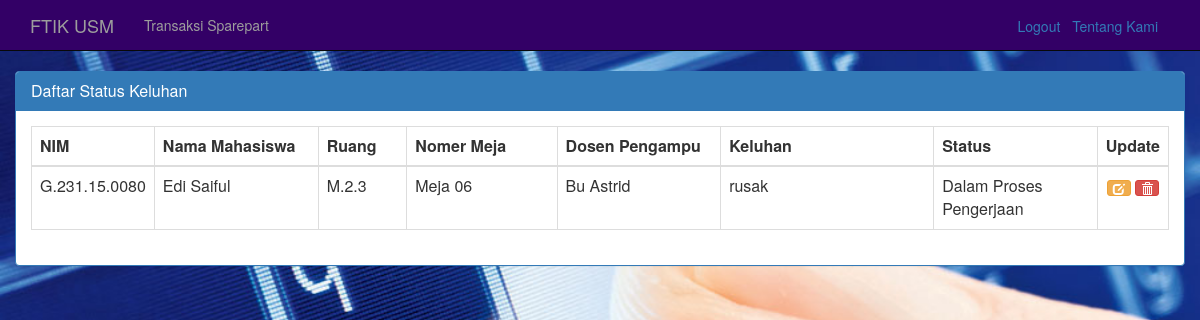
The page /index.php/teknisi_c on the database its author committed.
### tables this page shows
CREATE TABLE IF NOT EXISTS `keluhan` (
  `Id_trx` int(11) NOT NULL,
  `NIM` varchar(20) NOT NULL DEFAULT '',
  `nama` varchar(50) NOT NULL,
  `ruang` varchar(20) NOT NULL,
  `nomer_meja` varchar(8) NOT NULL,
  `dosen_pengampu` varchar(50) NOT NULL,
  `Keluhan` varchar(100) NOT NULL,
  `status` varchar(25) DEFAULT NULL
);

### application/controllers/teknisi_c.php (called while the page is built, shortened)
<?php
class teknisi_c extends CI_Controller {
		function __construct() {
		$this->load->model('teknisi_m');
		}
	function index()
	{
		$rs_data['result'] = $this->teknisi_m->get_data();
		$this->load->view('teknisi/teknisi_v', $rs_data);
	}
}

### index.php (called while the page is built, shortened)
<?php
require_once BASEPATH.'core/CodeIgniter.php';

### application/models/teknisi_m.php (called while the page is built, shortened)
<?php
    class teknisi_m extends CI_Model {
	function get_data(){
		$sql = "SELECT NIM, nama, ruang, nomer_meja, dosen_pengampu, Keluhan, status FROM keluhan where keluhan = 'rusak'";
		$query = $this->db->query($sql);
		if ($query->num_rows() > 0) {
			$result = $query->result_array();
			return $result;
	} else {
			return array();
	}
	}
	}

### application/views/teknisi/teknisi_v.php (the view, shortened to what this page needs)
<html>
<head>
 <link rel="stylesheet" media="all" href="<?php echo base_url()?>assets/union/css/bootstrap.css" type="text/css">
 <link rel="stylesheet" media="all" href="<?php echo base_url()?>assets/union/css/bootstrap.min.css" type="text/css">
</head>
<body >
   <nav class="navbar navbar-inverse navbar-static-top" id="mainNav">
      <div class="container">
        <div class="navbar-header">
          <a class="navbar-brand" href="home.php">FTIK USM</a>
        </div>
        <div id="navbar" class="navbar-collapse collapse">
          <ul class="nav navbar-nav">
            <li class="icon-switch2"><a href="<?php echo base_url("index.php/transaksi_c"); ?>">Transaksi Sparepart</a></li>
          </ul>
				<ul class="top-secret" style="">
					<li><a href="<?php echo site_url('Welcome/logout'); ?>" onclick="return confirm('Apakah Anda Yakin Ingin Keluar');"><i class="icon-switch2"></i> Logout</a></li>
					<li><a href="#">Tentang Kami</a></li>
				</ul>
        </div>
      </div>
    </nav>
	<div class="col-sm-12">
<div class="panel panel-primary">
<div class="panel-heading">
<h3 class="panel-title">Daftar Status Keluhan</h3>
</div>
<div class="panel-body">
	<table class="table table-bordered" width="100%">
	<thead>
	<tr>
		<th width ='10%'>NIM</th>
		<th width ='15%'>Nama Mahasiswa</th>
		<th width ='8%'>Ruang</th>
		<th width ='14%' >Nomer Meja</th>
		<th width ='15%' >Dosen Pengampu</th>
		<th width ='20%' >Keluhan</th>
		<th width ='15%' >Status</th>
		<th width ='15%' >Update</th>
	</tr>
</thead>
<tbody>
<?php
foreach ($result as $value) {
?>
<tr>
	<td><?php echo $value['NIM'] ;?></td>
	<td><?php echo $value['nama'] ;?></td>
	<td><?php echo $value['ruang'] ;?></td>
	<td><?php echo $value['nomer_meja'] ;?></td>
	<td><?php echo $value['dosen_pengampu'] ;?></td>
	<td><?php echo $value['Keluhan'] ;?></td>
	<td><?php echo $value['status'] ;?></td>
	<td style="text-align: center">
	<a href="<?php echo base_url()?>index.php/teknisi_c/edit_view/<?php echo $value['NIM'];?>">
	<button class="btn btn-warning btn-xs"><i class="glyphicon glyphicon-edit "></i></button>
	</a>
	<a href="<?php echo base_url()?>index.php/teknisi_c/delete/<?php echo $value['NIM'];?>">
	<button class="btn btn-danger btn-xs"><i class="glyphicon glyphicon-trash "></i></button>
	</a>
</td>
</tr>
<?php
}
?>
</tbody>
</body>
</html>

### application/views/teknisi/teknisi_v.php (style rules this page uses)
#mainNav .container ul.top-secret { float:right; list-style:none; margin-top:16px; }
#mainNav .container ul.top-secret li { float:left; margin-right:12px; }
#mainNav .container ul.top-secret li a { margin-top:45px; }
.navbar-inverse { background-color: #330066; }

### rows shown on the page
keluhan: NIM "G.231.15.0080", nama "Edi Saiful", ruang "M.2.3", nomer_meja "Meja 06", dosen_pengampu "Bu Astrid", Keluhan "rusak", status "Dalam Proses Pengerjaan"
